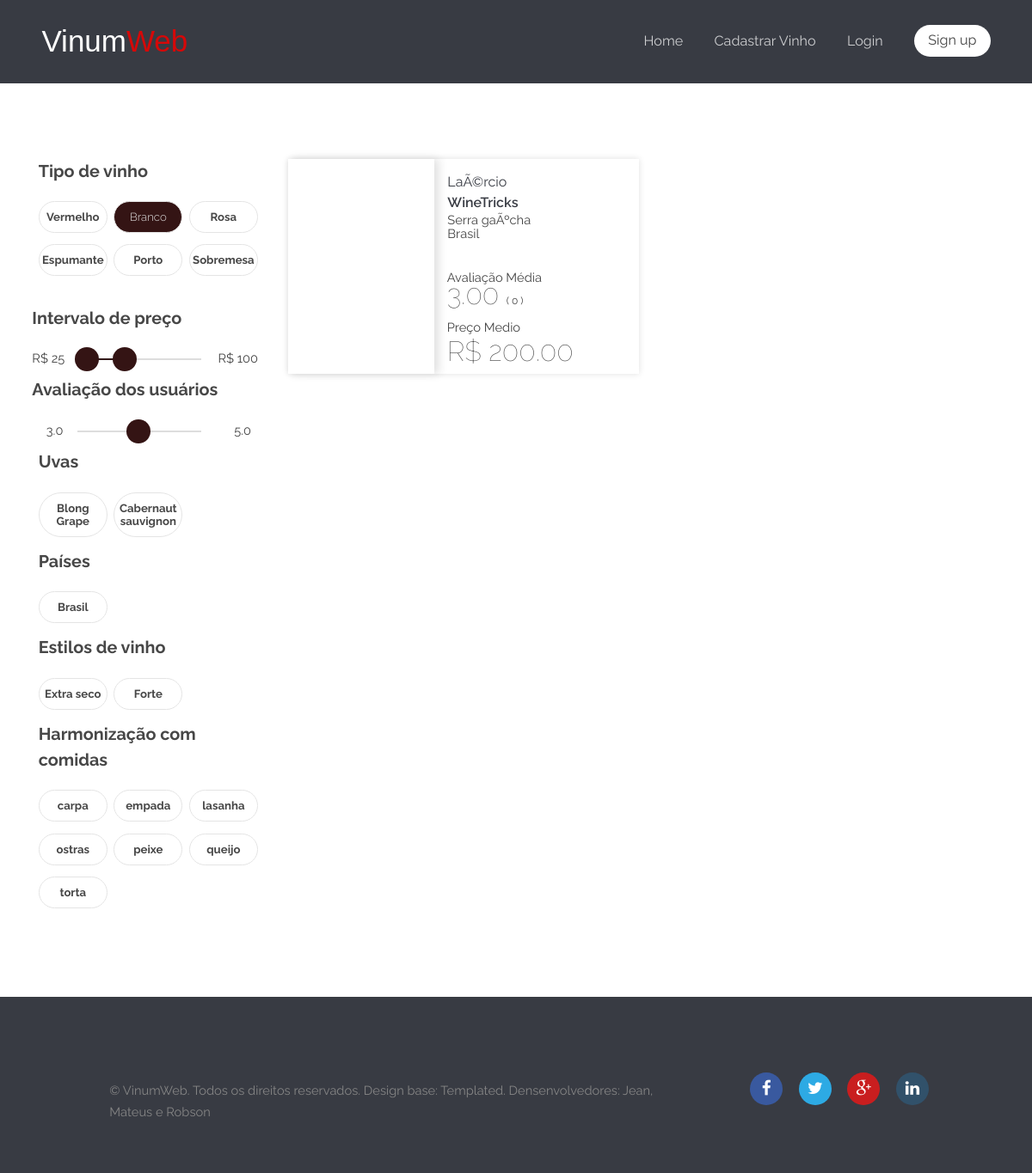
Screenshot of /listar.php?tipo=branco with the database file from the repository.
### tables this page shows
create table vinho
(
	id int unique not null AUTO_INCREMENT,
	rotulo varchar(256) not null,
	produtor varchar(64) not null,
	nome varchar(64) not null,
	regiao varchar(32) not null,
	paisorigem varchar(32) not null,
	avaliacao float(2) default 0,
	preco float(2) default 0,
	numavaliacoes int default 0,
	tipo enum('vermelho','branco','espumante','rosa','sobremesa','porto'),
	tipouva varchar(32) not null,
	estilo varchar(32) not null,
	primary key (id)
);

### listar_Dados.php (called while the page is built, shortened)
<?php
$consulta = array();
include_once 'DAO.php';
$banco = new DAO();
if (isset($_GET['tipo'])) {
    if (is_array($_GET['tipo'])) {
        $temp = array();
        foreach ($_GET['tipo'] as $var) {
            array_push($temp, "tipo='" . $var . "'");
        }
        $banco->ou($temp);
        array_push($consulta, "(" . $banco->sql . ")");
    } else {
        array_push($consulta, "(tipo='" . $_GET['tipo'] . "')");
    }
}
$banco->buscar("vinho");
$banco->where($consulta);
$result = $banco->executar();

### DAO.php (called while the page is built, shortened)
<?php
class DAO implements iDAO {
    public $sql = '';
    public $banco;
    public function __construct() {
        $this->banco = new mysqli("localhost", "vinumweb", "vinumweb", "vinumweb");
    }
    public function buscar($nometabela, array $atributos = NULL) {
        if ($atributos == NULL) {
            $this->sql = 'SELECT * FROM ' . $nometabela;
        } else {
            $this->sql = 'SELECT ';
            foreach ($atributos as $atributo) {
                $this->sql .= $atributo . ', ';
            }
            $this->sql = rtrim($this->sql, ', ') . ' FROM ' . $nometabela;
        }
    }
    public function where(array $condicoes) {
        $this->sql .= ' WHERE ';
        foreach ($condicoes as $condicao) {
            $this->sql .= $condicao . ' AND ';
        }
        $this->sql = rtrim($this->sql, ' AND ');
    }
    public function executar() {
        return $this->banco->query($this->sql);
    }
    public function setSQL($consulta) {
        $this->sql = $consulta;
    }
}

### listar.php (the view, shortened to what this page needs)
<?php
include_once 'listar_Dados.php';
include_once("header.php");
?>
<section id="main" class="wrapper">
    <div class="container-full nomargin">
        <section>
            <div class="row">
                <div class="3u 12u$(Medium) painel">
                    <form action="listar_Autocompletar.php" method="GET">
                        <div class="12u$ row" >
                            <div class="12u$">
                                <h3>Tipo de vinho</h3>
                            </div>
                            <div class="4u 6u(medium)">
                                <label for="vermelho" class="checklabel">Vermelho</label>
                            </div>
                            <div class="4u 6u(medium)">
                                <label for="branco" class="checklabel">Branco</label>
                            </div>
                            <div class="4u 6u(medium)">
                                <label for="rosa" class="checklabel">Rosa</label>
                            </div>
                            <div class="4u 6u(medium)">
                                <label for="espumante" class="checklabel">Espumante</label>
                            </div>
                            <div class="4u 6u(medium)">
                                <label for="porto" class="checklabel">Porto</label>
                            </div>
                            <div class="4u 6u(medium)">
                                <label for="sobremesa" class="checklabel">Sobremesa</label>
                            </div>
                        </div>
                        <div class="12u$ marginlabel">
                            <h3>Intervalo de preço</h3>
                            <link href="css/nouislider.min.css" rel="stylesheet">
                            <div id="lower-value"  style="position: relative; float: left; width: 20%; padding-bottom: 10px; text-align: left;"></div>
                            <div id="price-range"  style="position: relative; float: left; width: 55%; "></div>
                            <div id="upper-value"  style="position: relative; float: left; width: 25%; padding-bottom: 10px; text-align: right;"></div>
                        </div>
                        <div class="12u$ marginlabel">
                            <h3>Avaliação dos usuários</h3>
                            <div id="rate-value" style="position: relative; float: left; width: 20%; padding-bottom: 10px; text-align: center;">1.0</div>
                            <div id="rate-range" style="position: relative; float: left; width: 55%; "></div>
                            <div style="position: relative; float: left;padding-left: 30px; width: 25%; padding-bottom: 10px; text-align: center">5.0</div>
                        </div>
                        <div class="12u$ row marginlabel">
                            <div class="12u$">
                                <h3>Uvas</h3>
                            </div>
                            <?php
                            $banco->setSQL("SELECT DISTINCT tipouva from vinho order by tipouva asc;");
                            $dado = $banco->executar();
                            while ($row = $dado->fetch_assoc()) {
                                echo "<div class='4u 6u(medium)'>
                                        <input type='checkbox' id='" . $row['tipouva'] . "' name='uva[]' value='" . $row['tipouva'] . "'>
                                        <label for='" . $row['tipouva'] . "' class='checklabel'>" . $row['tipouva'] . "</label>
                                    </div>";
                            }
                            ?>
                        </div>
                        <div class="12u$ row marginlabel">
                            <div class="12u$">
                                <h3>Países</h3>
                            </div>
                            <?php
                            $banco->setSQL("SELECT DISTINCT paisorigem from vinho order by paisorigem asc;");
                            $dado = $banco->executar();
                            while ($row = $dado->fetch_assoc()) {
                                echo "<div class='4u 6u(medium)'>
                                        <input type='checkbox' id='" . $row['paisorigem'] . "' value='" . $row['paisorigem'] . "'>
                                        <label for='" . $row['paisorigem'] . "' class='checklabel'>" . $row['paisorigem'] . "</label>
                                    </div>";
                            }
                            ?>
                        </div>
                        <div class="12u$ row marginlabel">
                            <div class="12u$">
                                <h3>Estilos de vinho</h3>
                            </div>
                            <?php
                            $banco->setSQL("SELECT DISTINCT estilo from vinho order by estilo asc;");
                            $dado = $banco->executar();
                            while ($row = $dado->fetch_assoc()) {
                                echo "<div class='4u 6u(medium)'>
                                        <input type='checkbox' id='" . $row['estilo'] . "' name='estilo[]' value='" . $row['estilo'] . "'>
                                        <label for='" . $row['estilo'] . "' class='checklabel'>" . $row['estilo'] . "</label>
                                    </div>";
                            }
                            ?>
                        </div>
                        <div class="12u$ row marginlabel">
                            <div class="12u$">
                                <h3>Harmonização com comidas</h3>
                            </div>
                            <?php
                            $banco->setSQL("SELECT DISTINCT alimento from harmonizacao order by alimento asc;");
                            $dado = $banco->executar();
                            while ($row = $dado->fetch_assoc()) {
                                echo "<div class='4u 6u(medium)'>
                                        <input type='checkbox' id='" . $row['alimento'] . "' name='alimento[]' value='" . $row['alimento'] . "'>
                                        <label for='" . $row['alimento'] . "' class='checklabel'>" . $row['alimento'] . "</label>
                                    </div>";
                            }
                            ?>
                        </div>
                    </form>
                </div>
                <div class="9u 6u$(medium) row" id="vinhos">
                    <?php
                    while ($row = $result->fetch_assoc()) {
                        ?>
                        <div class="6u row showvinho">
                            <a href="showwine.php?id=<?php echo $row['id'] ?>">
                                <div class="showvinhoimg" style="background-image: URL(images/rotulos/<?php echo $row['rotulo'] ?>)">
                                </div>
                            </a>
                            <div class="divcontent">
                                <a href="showwine.php?id=<?php echo $row['id'] ?>">
                                    <ul class="ultitulo">
                                        <li><?php echo $row['produtor'] ?></li>
                                        <li><span><?php echo $row['nome'] ?></span></a></li>
                                <ul class="reg" style="margin-left: 8px;">
                                    <li><?php echo $row['regiao'] ?></li>
                                    <li><?php echo $row['paisorigem'] ?></li>
                                </ul>
                                <div class="average">
                                    <div class="ratingbottom">
                                        <p>Avaliação Média</p>
                                        <ul class="reg2 ">
                                            <li><span><?php echo number_format($row['avaliacao'], 2, '.', '') ?> </span></li>
                                            <li>( <?php echo $row['numavaliacoes']?> )</li>
                                        </ul>
                                    </div>
                                    <div class="ratingbottom">
                                        <p>Preço Medio</p>
                                        <span>R$ <?php
                                            echo number_format($row['preco'], 2, '.', '');
                                            ?></span>
                                    </div>
                                </div>
                            </div>
                        </div>
                        <?php
                    }
                    ?>
                </div>
            </div>
    </div>
</section>
<?php
include_once 'footer.php';

### css/style.css (style rules this page uses)
body { background: #fff; }
body, input, select, textarea { color: #444; font-family: "Raleway", Helvetica, sans-serif; font-size: 13pt; font-weight: 400; line-height: 1.65em; }
a { color: #383b43; text-decoration: none; }
p { margin: 0 0 2em 0; }
h1, h2, h3, h4, h5, h6 { color: #474747; font-weight: 700; line-height: 1em; margin: 0 0 1em 0; }
h3 { font-size: 1.35em; line-height: 1.5em; }
form { margin: 0 0 2em 0; }
label { color: #474747; display: block; font-size: 0.9em; font-weight: 700; margin: 0 0 1em 0; }
ul { //list-style: disc; //margin: 0 0 2em 0; //padding-left: 1em; }
ul li { padding-left: 0.5em; }
.wrapper { padding: 6em 0em 4em; }
.checklabel { background: #FFFFF; padding: 10px 0; line-height: normal; text-align: center; border-radius: 2.5em; border: 1px solid #e4e4e4; cursor: pointer; }
input:checked ~ label { color:red; background: #341414; color: #e4e4e4; font-weight: 300; }
.container-full { margin-left: auto; margin-right: auto; width: 95%; }
.row { margin: 0px !important; padding: 0px !important; }
.marginlabel { margin-top: 20px; }
.painel { padding-right: 15px !important; }
.showvinho { height: 250px; padding: 0px !important; margin: 0px !important; width: calc(50% - 20px); margin-left: 20px !important; -webkit-box-shadow: 0 0 7px 0 rgba(50,50,50,0.15); box-shadow: 0 0 7px 0 rgba(50,50,50,0.15); }
.showvinho a { padding: 0px; margin: 0px; }
.showvinhoimg { padding: 0px; margin: 0px; overflow: hidden; width: 170px; height: 250px; background-repeat: no-repeat; background-position: top center; background-size: cover; -webkit-box-shadow: spx 0px 10px rgba(50,50,50,0.15); box-shadow: 5px 0px 10px rgba(50,50,50,0.15); }
.ultitulo { padding-top: 15px; list-style-type: none; font-size: 16px; }
.divcontent > ul li span { font-weight: 600; }
.reg { list-style:none; line-height: 16px; }
.reg2 { list-style:none; font-size: 12px; }
.reg li, .reg2 li { display: inline; line-height: 10px; padding:0px; }
.reg li span, .reg2 li span { padding-bottom: 5px; }
.divcontent { width: calc(100% - 170px); position: relative; height: 100%; }
.average { position: absolute; padding-bottom: 7px; bottom: 0px; left: 0px; padding-left: 1em; }
.ratingbottom { position: relative; padding-top: 0.5em; }
.ratingbottom p { margin: 0px; margin-bottom: 0.2em; }
.ratingbottom span { font-size: 32px; font-weight: 100; }

### css/style-xlarge.css (style rules this page uses)
body, input, select, textarea { font-size: 11pt; }

### listar.php (style rules this page uses)
.row>* { padding: 0px 0 0 0.5em; }

### rows the page displays
vinho: produtor "LaÃ©rcio", nome "WineTricks", regiao "Serra gaÃºcha", paisorigem "Brasil", avaliacao "3.00", numavaliacoes "0", preco "200.00"

### other values shown
$row['tipouva'] "Blong Grape"
$row['tipouva'] "Cabernaut sauvignon"
$row['paisorigem'] "Brasil"
$row['estilo'] "Extra seco"
$row['estilo'] "Forte"
$row['alimento'] "carpa"
$row['alimento'] "empada"
$row['alimento'] "lasanha"
$row['alimento'] "ostras"
$row['alimento'] "peixe"
$row['alimento'] "queijo"
$row['alimento'] "torta"
